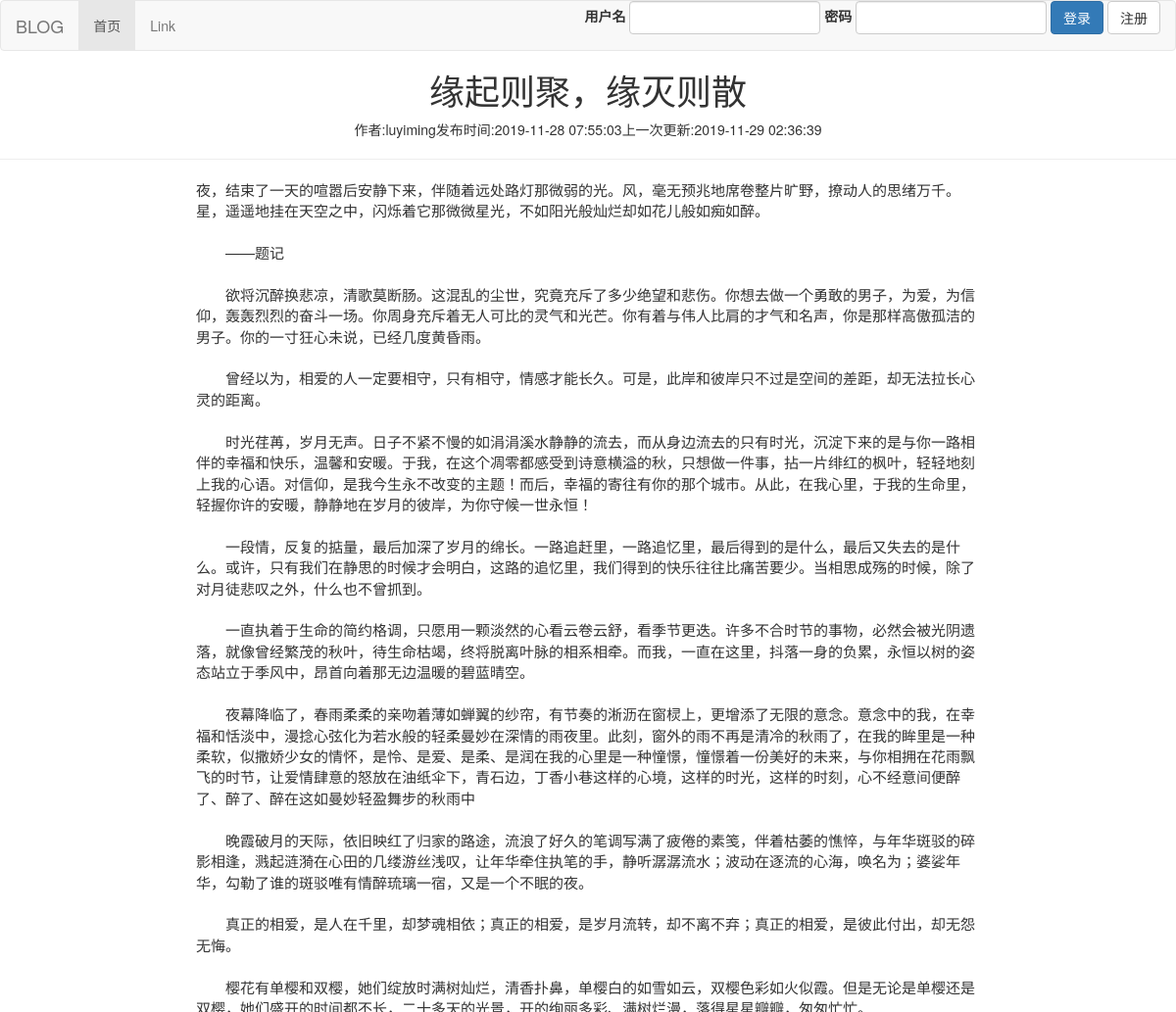
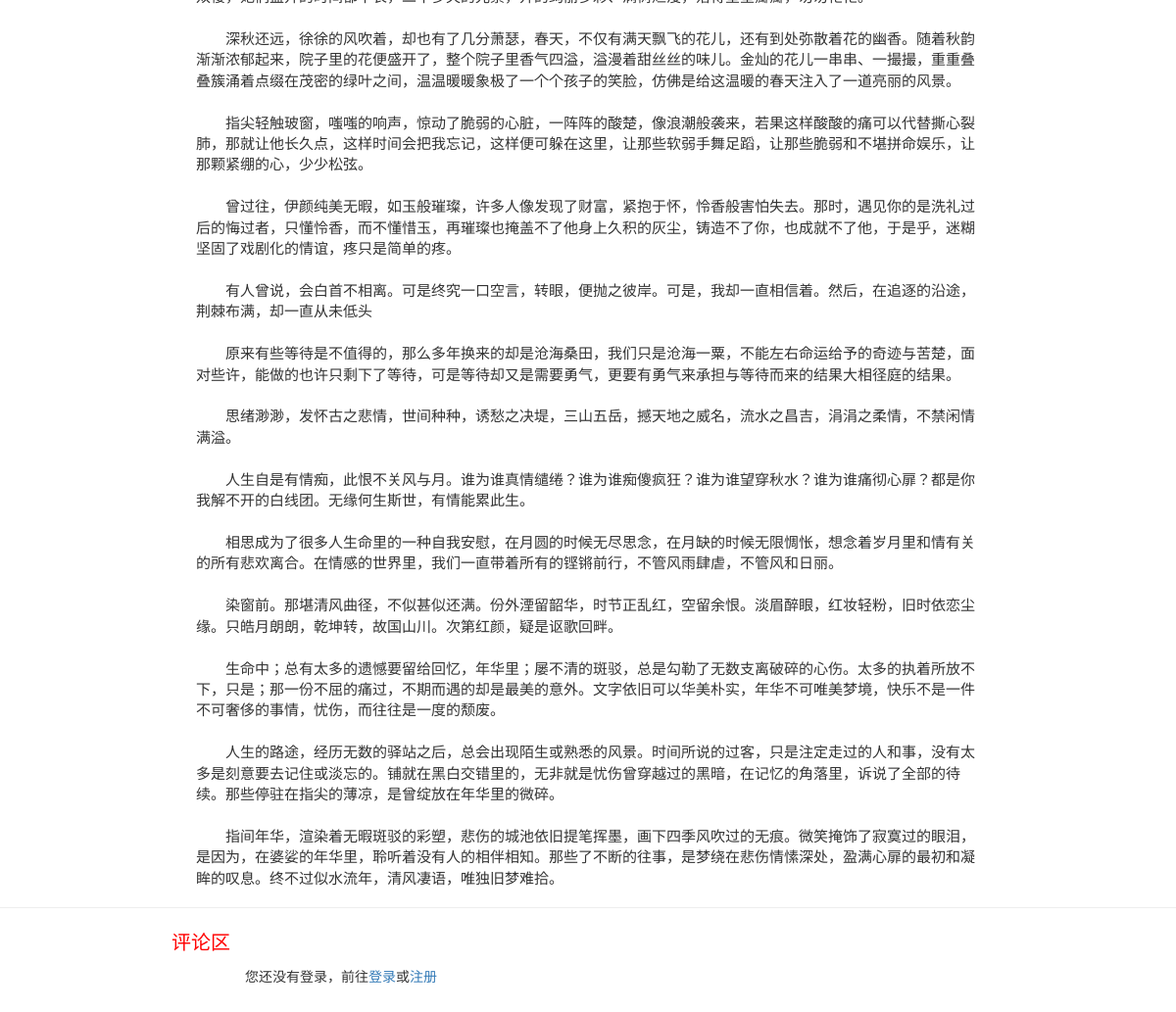
The app's page /article/2 with its own data (2 pictures, top to bottom).
### app01/models.py (models this page shows)
class Article(models.Model):
    article_id = models.AutoField(verbose_name="文章ID", primary_key=True)
    uid = models.ForeignKey("User", on_delete=models.CASCADE)
    title = models.CharField(max_length=30, verbose_name="标题")
    article_content = models.TextField(verbose_name="文章内容")
    create_date = models.DateTimeField(auto_now_add=True, verbose_name="发布时间")
    last_updatetime = models.DateTimeField(auto_now=True, verbose_name="上次更新时间", null=True, blank=True)
    state=models.IntegerField(default=1,verbose_name="状态")

class User(models.Model):
    user_id = models.AutoField(verbose_name="用户ID", primary_key=True)
    username = models.CharField(max_length=32, unique=True, verbose_name="用户名")  # 用户名
    password = models.CharField(max_length=32, verbose_name="密码")  # 密码
    email = models.EmailField(verbose_name="邮箱")  # 邮箱
    url = models.URLField(max_length=100, blank=True, null=True, verbose_name='个人博客地址')

### app01/views.py (the view)
# urls.py: path('article/<int:article_id>', views.article_details),
def article_details(request, article_id):
    article = Article.objects.filter(article_id=article_id).values("article_id", "title", "uid__username",
                                                                   "article_content",
                                                                   "create_date", "last_updatetime")
    comment_list = Comment.objects.filter(article_id=article_id,reply_id__isnull=True).order_by("-comment_date").values_list("comment_id","user_id", "user_id__username",
                                                                             "comment_content", "comment_date",
                                                                             "reply_id","user_id__userinfo__avatar")
    print(comment_list)
    reply_list=Comment.objects.filter(article_id=article_id,reply_id__isnull=False).order_by("-comment_date").values_list("comment_id","user_id", "user_id__username",
                                                                             "comment_content", "comment_date",
                                                                             "reply_id")
    print(reply_list)
    return render(request, "article.html", {"article": article[0], "comment_list": comment_list,"reply_list":reply_list})

### app01/myMiddle.py (called while the page is built)
    def process_request(self, request):
        user = request.session.get("userinfo")
        if not user:  # 如果用户未登录,访问如下链接跳转至登录页面
            perssion_list = [
                "/update_user/",
                "/upload_avatar/",
                "/pub_article/",
                "/show_my_article/",
                "/update_article/",
                "/del_article/",
                "/post_comment/"
            ]
            path = re.sub(r'\d+', "", request.path)
            if path in perssion_list:
                return redirect("/login.html")

### templates/article.html (shortened to what this page needs)
<!DOCTYPE html>
<html lang="en">
<head>
    <link rel="stylesheet" href="/static/plugin/bootstrap-3.3.7-dist/css/bootstrap.css">
</head>
<body>
{% include 'header.html' %}
<h1 align="center">{{ article.title }}</h1>
<p align="center">
    作者:{{ article.uid__username }}发布时间:{{ article.create_date|date:"Y-m-d H:i:s" }}上一次更新:{{ article.last_updatetime |date:"Y-m-d H:i:s" }}</p>
<hr>
<pre>{{ article.article_content }}</pre>
<hr>
<div style="width: 700px; margin: 0 auto;margin-bottom: 50px">
    <p style="color: red;font-size: 20px;margin-left: -75px">评论区</p>
    {% if request.session.userinfo %}
        <div class="form-group">
            <label for="CommentInput">评论:</label>
            <input type="hidden" name="reply_id" id="reply_id">
            <textarea id="CommentInput" class="form-control"></textarea>
        </div>
        <input class="btn btn-primary" id="btn_submit" type="button" value="发表"/>
    {% else %}
        您还没有登录，前往<a href="/login.html">登录</a>或<a href="/regist.html">注册</a>
    {% endif %}
</div>
</body>
</html>

### templates/article.html (style rules this page uses)
pre { display: block; font-family: inherit; white-space: pre-wrap; white-space: -moz-pre-wrap; white-space: -o-pre-wrap; word-wrap: break-word; padding: 0; margin: 0 auto; font-size: 15px; line-height: inherit; color: inherit; word-break: break-all; background-color: transparent; border: none; border-radius: 0; width: 800px; }

### records on screen
Article: title "缘起则聚，缘灭则散", create_date "2019-11-28 07:55:03", last_updatetime "2019-11-29 02:36:39", article_content "夜，结束了一天的喧嚣后安静下来，伴随着远处路灯那微弱的光。风，毫无预兆地席卷整片旷野，撩动人的思绪万千。星，遥遥地挂在天空之中，闪烁着它那微微星光，不如阳光般灿烂却如花儿般如痴如醉。 ——题记 欲将沉醉换悲凉，清歌莫断肠。这混乱的尘世，究竟充斥了多少绝望和悲伤。你想去做一个勇敢的男子，为爱，为信仰，轰轰烈烈的奋斗一场。你周身充斥着无人可比的灵气和光芒。你有着与伟人比肩的才气和名声，你是那样高傲孤洁的男子。你的一寸狂心未说，已经几度黄昏雨。 曾经以为，相爱的人一定要相守，只有相守，情感才能长久。可是，此岸和彼岸只不过是空间的差距，却无法拉长心灵的距离。 时光荏苒，岁月无声。日子不紧不慢的如涓涓溪水静静的流去，而从身边流去的只有时光，沉淀下来的是与你一路相伴的幸福和快乐，温馨和安暖。于我，在这个凋零都感受到诗意横溢的秋，只想做一件事，拈一片绯红的枫叶，轻轻地刻上我的心语。对信仰，是我今生永不改变的主题！而后，幸福的寄往有你的那个城市。从此，在我心里，于我的生命里，轻握你许的安暖，静静地在岁月的彼岸，为你守候一世永恒！ 一段情，反复的掂量，最后加深了岁月的绵长。一路追赶里，一路追忆里，最后得到的是什么，最后又失去的是什么。或许，只有我们在静思的时候才会明白，这路的追忆里，我们得到的快乐往往比痛苦要少。当相思成殇的时候，除了对月徒悲叹之外，什么也不曾抓到。…"
User: uid__username "luyiming"
